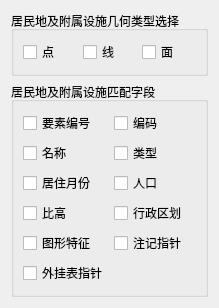
           <widget class="QWidget" name="tab_Layer_C">
            <attribute name="title">
             <string>居民地及附属设施</string>
            </attribute>
            <layout class="QGridLayout" name="gridLayout_6">
             <item row="0" column="0">
              <widget class="QGroupBox" name="groupBox_C_GeoType">
               <property name="title">
                <string>居民地及附属设施几何类型选择</string>
               </property>
               <layout class="QGridLayout" name="gridLayout_4">
                <item row="0" column="0">
                 <widget class="QCheckBox" name="checkBox_Point_C">
                  <property name="text">
                   <string>点</string>
                  </property>
                 </widget>
                </item>
                <item row="0" column="1">
                 <widget class="QCheckBox" name="checkBox_Line_C">
                  <property name="text">
                   <string>线</string>
                  </property>
                 </widget>
                </item>
                <item row="0" column="2">
                 <widget class="QCheckBox" name="checkBox_Polygon_C">
                  <property name="text">
                   <string>面</string>
                  </property>
                 </widget>
                </item>
               </layout>
              </widget>
             </item>
             <item row="1" column="0">
              <widget class="QGroupBox" name="groupBox_C">
               <property name="minimumSize">
                <size>
                 <width>0</width>
                 <height>0</height>
                </size>
               </property>
               <property name="title">
                <string>居民地及附属设施匹配字段</string>
               </property>
               <layout class="QGridLayout" name="gridLayout_59">
                <item row="0" column="0">
                 <widget class="QCheckBox" name="checkBox_YaoSuBianHao_C">
                  <property name="text">
                   <string>要素编号</string>
                  </property>
                 </widget>
                </item>
                <item row="0" column="1">
                 <widget class="QCheckBox" name="checkBox_BianMa_C">
                  <property name="text">
                   <string>编码</string>
                  </property>
                 </widget>
                </item>
                <item row="1" column="0">
                 <widget class="QCheckBox" name="checkBox_MingCheng_C">
                  <property name="text">
                   <string>名称</string>
                  </property>
                 </widget>
                </item>
                <item row="1" column="1">
                 <widget class="QCheckBox" name="checkBox_LeiXing_C">
                  <property name="text">
                   <string>类型</string>
                  </property>
                 </widget>
                </item>
                <item row="2" column="0">
                 <widget class="QCheckBox" name="checkBox_JuZhuYueFen_C">
                  <property name="text">
                   <string>居住月份</string>
                  </property>
                 </widget>
                </item>
                <item row="2" column="1">
                 <widget class="QCheckBox" name="checkBox_RenKou_C">
                  <property name="text">
                   <string>人口</string>
                  </property>
                 </widget>
                </item>
                <item row="3" column="0">
                 <widget class="QCheckBox" name="checkBox_BiGao_C">
                  <property name="text">
                   <string>比高</string>
                  </property>
                 </widget>
                </item>
                <item row="3" column="1">
                 <widget class="QCheckBox" name="checkBox_XingZhengQuHua_C">
                  <property name="text">
                   <string>行政区划</string>
                  </property>
                 </widget>
                </item>
                <item row="4" column="0">
                 <widget class="QCheckBox" name="checkBox_TuXingTeZheng_C">
                  <property name="text">
                   <string>图形特征</string>
                  </property>
                 </widget>
                </item>
                <item row="4" column="1">
                 <widget class="QCheckBox" name="checkBox_ZhuJiZhiZhen_C">
                  <property name="text">
                   <string>注记指针</string>
                  </property>
                 </widget>
                </item>
                <item row="5" column="0">
                 <widget class="QCheckBox" name="checkBox_WaiGuaBiaoZhiZhen_C">
                  <property name="text">
                   <string>外挂表指针</string>
                  </property>
                 </widget>
                </item>
               </layout>
              </widget>
             </item>
            </layout>
           </widget>
